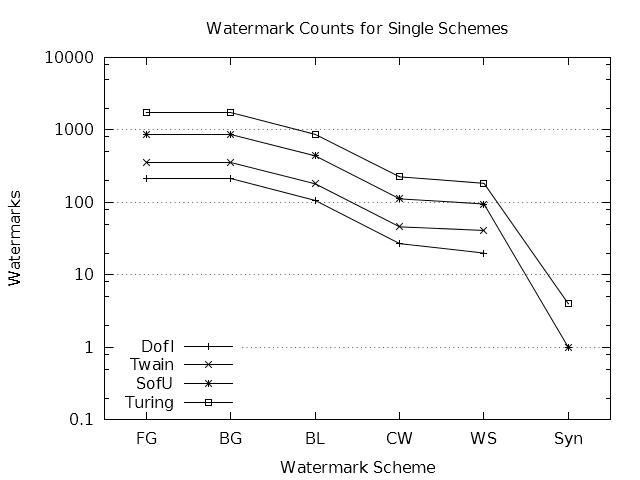

This figure's gnuplot source:
#terminal = "pngcairo"
#output = "count-one.png"

if (!exists("input")) input = "prc-one.dat"

set datafile missing "0"
stats input using 2 nooutput

if (!exists("fileCount")) {
	fileCount = STATS_blocks
}

if (!exists("schemeCount")) {
	schemeCount = (STATS_records + STATS_invalid) / STATS_blocks
}

if (exists("terminal")) {
	set terminal terminal mono solid
}
else {
	set terminal windows monochrome solid
}

if (exists("output")) set output output

set title "Watermark Counts for Single Schemes"
set style data linespoints
set key autotitle columnhead left bottom

set ylabel "Watermarks"
set logscale y
set yrange [ 0.1 : 10000 ]
set ytics 10
set grid ytics

set xlabel "Watermark Scheme"
set xrange [ -0.5 : schemeCount - 0.5 ]

plot for [ i = 1 : fileCount ] input using 2 : xticlabels(1) index i - 1
